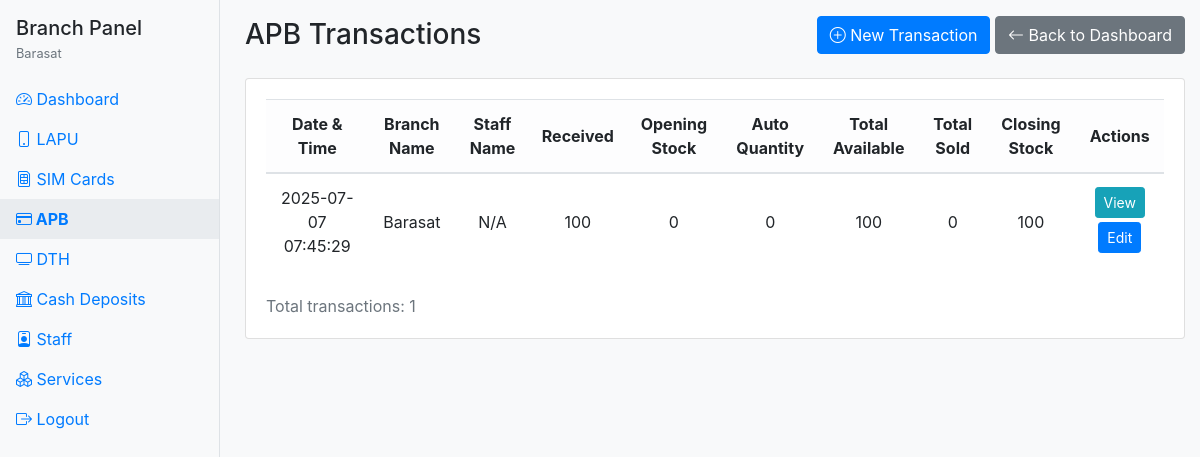
Page /branch/apb/transactions.php (signed in) on the committed database.
### tables this page shows
CREATE TABLE `branches` (
  `id` int(11) NOT NULL,
  `branch_code` varchar(10) NOT NULL,
  `branch_name` varchar(100) NOT NULL,
  `branch_type` enum('main','sub','satellite') DEFAULT 'sub',
  `opening_date` date NOT NULL,
  `address1` varchar(255) NOT NULL,
  `address2` varchar(255) DEFAULT NULL,
  `city` varchar(100) NOT NULL,
  `postal_code` varchar(10) NOT NULL,
  `contact_number` varchar(15) NOT NULL,
  `email` varchar(100) NOT NULL,
  `manager_name` varchar(100) DEFAULT NULL,
  `working_hours` varchar(100) DEFAULT NULL,
  `notes` text DEFAULT NULL,
  `status` enum('active','inactive') DEFAULT 'active',
  `created_by` int(11) DEFAULT NULL,
  `created_at` timestamp NOT NULL DEFAULT current_timestamp(),
  `updated_by` int(11) DEFAULT NULL,
  `updated_at` timestamp NOT NULL DEFAULT current_timestamp() ON UPDATE current_timestamp()
);

CREATE TABLE `apb` (
  `id` int(11) NOT NULL,
  `branch_id` int(11) DEFAULT NULL,
  `staff_id` int(11) DEFAULT NULL,
  `transaction_date` date DEFAULT NULL,
  `quantity_received` int(11) DEFAULT 0,
  `auto_quantity` int(11) NOT NULL DEFAULT 0,
  `opening_stock` int(11) DEFAULT 0,
  `total_available` int(11) DEFAULT 0,
  `total_sold` int(11) DEFAULT 0,
  `closing_stock` int(11) DEFAULT 0,
  `created_at` timestamp NOT NULL DEFAULT current_timestamp(),
  `bank_account_id` int(11) DEFAULT NULL,
  `notes` text DEFAULT NULL
);

### branch/apb/transactions.php (the view, shortened to what this page needs)
<?php
$user = $_SESSION['branch_user'];
$branch_id = $user['branch_id'];
$db = new Database();
$conn = $db->getConnection();
$stmt = $conn->prepare("SELECT branch_name FROM branches WHERE id = ?");
$stmt->execute([$branch_id]);
$branch_row = $stmt->fetch(PDO::FETCH_ASSOC);
$branch_name = $branch_row ? $branch_row['branch_name'] : '';
$stmt = $conn->prepare("
    SELECT a.*,
           s.full_name AS staff_name,
           br.branch_name
    FROM apb a
    LEFT JOIN staff s ON a.staff_id = s.id
    LEFT JOIN branches br ON a.branch_id = br.id
    WHERE a.branch_id = ?
    ORDER BY a.transaction_date DESC, a.created_at DESC, a.id DESC
");
$stmt->execute([$branch_id]);
$apb_list = $stmt->fetchAll(PDO::FETCH_ASSOC);
$col_opening   = 'opening_stock';
$col_received  = 'quantity_received';
$col_auto      = 'auto_quantity';
$col_available = 'total_available';
$col_sale      = 'total_sold';
$col_closing   = 'closing_stock';
?>
<!DOCTYPE html>
<html lang="en">
<head>
    <link rel="stylesheet" href="../../assets/css/bootstrap.min.css">
    <link rel="stylesheet" href="../../assets/css/bootstrap-icons.css">
</head>
<body class="bg-light">
    <div class="sidebar d-none d-lg-block">
        <div class="px-3 mb-3">
            <h5 class="mb-1">Branch Panel</h5>
            <div class="small text-muted"><?= htmlspecialchars($branch_name) ?></div>
        </div>
        <nav class="nav flex-column">
            <a class="nav-link" href="../dashboard.php"><i class="bi bi-speedometer2"></i> Dashboard</a>
            <a class="nav-link" href="../lapu/index.php"><i class="bi bi-phone"></i> LAPU</a>
            <a class="nav-link" href="../sim_cards/index.php"><i class="bi bi-sim"></i> SIM Cards</a>
            <a class="nav-link active" href="index.php"><i class="bi bi-credit-card"></i> APB</a>
            <a class="nav-link" href="../dth/index.php"><i class="bi bi-tv"></i> DTH</a>
            <a class="nav-link" href="../cash_deposit/index.php"><i class="bi bi-bank"></i> Cash Deposits</a>
            <a class="nav-link" href="../staff.php"><i class="bi bi-person-badge"></i> Staff</a>
            <a class="nav-link" href="../services.php"><i class="bi bi-boxes"></i> Services</a>
            <a class="nav-link" href="../logout.php"><i class="bi bi-box-arrow-right"></i> Logout</a>
        </nav>
    </div>
    <div class="main-content">
        <div class="container-fluid py-3">
            <div class="mb-4 d-flex flex-wrap align-items-center justify-content-between">
                <h3 class="mb-0">APB Transactions</h3>
                <div>
                    <a href="create.php" class="btn btn-primary me-2">
                        <i class="bi bi-plus-circle"></i> New Transaction
                    </a>
                    <a href="index.php" class="btn btn-secondary">
                        <i class="bi bi-arrow-left"></i> Back to Dashboard
                    </a>
                </div>
            </div>
            <div class="card">
                <div class="card-body">
                    <div class="table-responsive">
                        <table class="table table-hover align-middle text-center">
                            <thead class="table-light">
                                <tr>
                                    <th>Date & Time</th>
                                    <th>Branch Name</th>
                                    <th>Staff Name</th>
                                    <th>Received</th>
                                    <th>Opening Stock</th>
                                    <th>Auto Quantity</th>
                                    <th>Total Available</th>
                                    <th>Total Sold</th>
                                    <th>Closing Stock</th>
                                    <th>Actions</th>
                                </tr>
                            </thead>
                            <tbody>
                                <?php foreach ($apb_list as $row): ?>
                                <tr>
                                    <td>
                                        <?= !empty($row['created_at'])
                                            ? date('Y-m-d H:i:s', strtotime($row['created_at']))
                                            : (!empty($row['transaction_date'])
                                                ? date('Y-m-d H:i:s', strtotime($row['transaction_date']))
                                                : '-') ?>
                                    </td>
                                    <td><?= htmlspecialchars($row['branch_name'] ?? '') ?></td>
                                    <td>
                                        <?php
                                            if (!empty($row['staff_name'])) {
                                                echo htmlspecialchars($row['staff_name']);
                                            } elseif (!empty($row['staff_id'])) {
                                                echo "ID #" . htmlspecialchars($row['staff_id']);
                                            } else {
                                                echo "N/A";
                                            }
                                        ?>
                                    </td>
                                    <td><?= number_format((float)($row[$col_received] ?? 0), 0) ?></td>
                                    <td><?= number_format((float)($row[$col_opening] ?? 0), 0) ?></td>
                                    <td><?= number_format((float)($row[$col_auto] ?? 0), 0) ?></td>
                                    <td><?= number_format((float)($row[$col_available] ?? 0), 0) ?></td>
                                    <td><?= number_format((float)($row[$col_sale] ?? 0), 0) ?></td>
                                    <td><?= number_format((float)($row[$col_closing] ?? 0), 0) ?></td>
                                    <td>
                                        <a href="view.php?id=<?= $row['id'] ?>" class="btn btn-sm btn-info mb-1">
                                            View
                                        </a>
                                        <a href="edit.php?id=<?= $row['id'] ?>" class="btn btn-sm btn-primary mb-1">
                                            Edit
                                        </a>
                                    </td>
                                </tr>
                                <?php endforeach; ?>
                            </tbody>
                        </table>
                    </div>
                    <div class="text-end mt-2">
                        <span class="text-muted">Total transactions: <?= count($apb_list) ?></span>
                    </div>
                </div>
            </div>
        </div>
    </div>
</body>
</html>

### branch/apb/transactions.php (style rules this page uses)
.table thead th, .table tbody td { vertical-align: middle; text-align: center; }
.sidebar { height: 100vh; background: #f8f9fa; border-right: 1px solid #dee2e6; min-width: 220px; position: fixed; left: 0; top: 0; padding-top: 1rem; }
.sidebar .nav-link.active { background: #e9ecef; font-weight: bold; }
.main-content { margin-left: 230px; }

### rows in the picture
branches: branch_name "Barasat"
apb: created_at "2025-07-07 07:45:29", branch.branch_name "Barasat", shows "N/A", quantity_received "100", opening_stock "0", auto_quantity "0", total_available "100", total_sold "0", closing_stock "100"

### other values in the picture
count($apb_list) "1"
